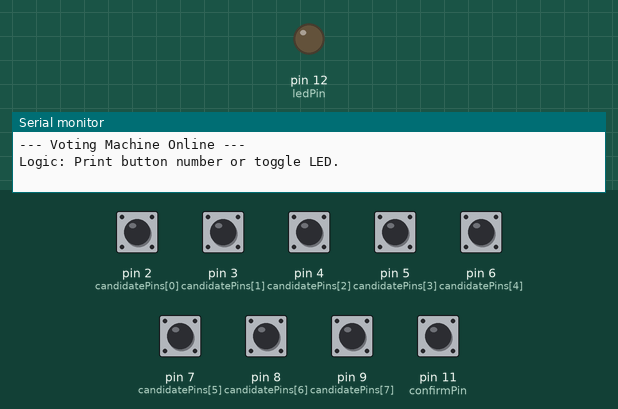
Simulated run of this sketch. Board: Arduino Uno, built with avr-gcc and run on an emulated ATmega328P. Parts: output pins drawn as LEDs (lit = HIGH), the last lines printed to the serial monitor. The test bench sets the inputs (shaded band); at power-on: pin 2 (candidatePins[0]), pin 3 (candidatePins[1]), pin 4 (candidatePins[2]), pin 5 (candidatePins[3]), pin 6 (candidatePins[4]), pin 7 (candidatePins[5]), pin 8 (candidatePins[6]), pin 9 (candidatePins[7]), pin 11 (confirmPin) HIGH.

Above: at 1.2 s.
1.3 s: pin 11 (confirmPin) pulled LOW for 0.15 s
At 2.4 s:
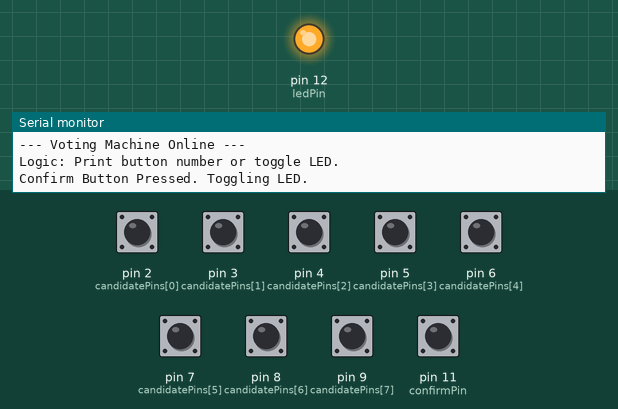
4.5 s: pin 11 (confirmPin) pulled LOW for 1 s
At 5.6 s:
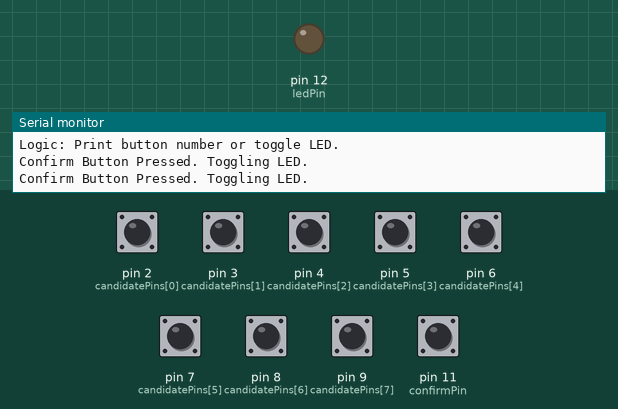
Timing chart, 0 to 7.5 s (numbered marks = the images above; inputs shaded):
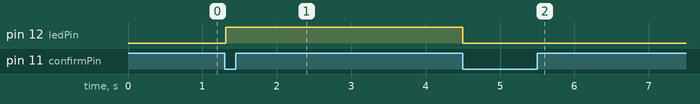

The sketch:

Voting_machine_test.ino
```cpp
/*
  School Voting Machine (New Program)

  This program is based on the pins from your LATEST code:
  - 8 Candidate Buttons: Pins 2-9 (from 'inputPins')
  - 1 Confirmation Button: Pin 11 (from 'confirmBtn')
  - 1 LED: Pin 12 (from 'confirmLed')

  NEW LOGIC:
  1. Pressing a candidate button (2-9) prints its number (1-8) to the Serial Monitor.
  2. Pressing the confirmation button (11) toggles the LED (12) on/off.

  WIRING:
  This code uses INPUT_PULLUP, matching your 'setup()' function.
  - Buttons: Connect one side to the Pin (e.g., 2) and the other side to GND.
*/

// ---===[ Pin Definitions (from your code) ]===---

// The 8 candidate buttons
const int candidatePins[8] = {2, 3, 4, 5, 6, 7, 8, 9};

// The confirmation button
const int confirmPin = 11;

// The LED
const int ledPin = 12;


// ---===[ Global Variables (for state tracking) ]===---

// Stores the last known state of the 8 candidate buttons (for debouncing)
int lastCandidateState[8];

// Stores the last known state of the confirmation button (for debouncing)
int lastConfirmState;

// Stores the current state of the LED (LOW = OFF, HIGH = ON)
int ledState = LOW;


void setup() {
  // Start Serial Monitor
  Serial.begin(9600);
  Serial.println("--- Voting Machine Online ---");
  Serial.println("Logic: Print button number or toggle LED.");

  // Set up the LED pin
  pinMode(ledPin, OUTPUT);
  digitalWrite(ledPin, ledState); // Start with LED off

  // Set up the confirmation button pin (matching your code)
  pinMode(confirmPin, INPUT_PULLUP);
  lastConfirmState = HIGH; // Default state for pullup is HIGH (not pressed)

  // Set up all 8 candidate button pins (matching your code)
  for (int i = 0; i < 8; i++) {
    pinMode(candidatePins[i], INPUT_PULLUP);
    lastCandidateState[i] = HIGH; // Default state is HIGH (not pressed)
  }
}


void loop() {

  // --- 1. Check all 8 candidate buttons ---
  for (int i = 0; i < 8; i++) {
    // Read the button's current state
    int currentState = digitalRead(candidatePins[i]);

    // Check if the button was just pressed (went from HIGH to LOW)
    // This prevents spamming the Serial Monitor while holding the button
    if (currentState == LOW && lastCandidateState[i] == HIGH) {
      Serial.print("Candidate Button Pressed: ");
      // We add 1 to 'i' because arrays start at 0, but buttons are 1-8
      Serial.println(i + 1);
    }

    // Save the current state for the next loop
    lastCandidateState[i] = currentState;
  }


  // --- 2. Check the confirmation button ---
  int currentConfirmState = digitalRead(confirmPin);

  // Check if the button was just pressed (went from HIGH to LOW)
  if (currentConfirmState == LOW && lastConfirmState == HIGH) {
    Serial.println("Confirm Button Pressed. Toggling LED.");

    // This is a simple way to toggle the state
    // If ledState is LOW (0), it becomes HIGH (1).
    // If ledState is HIGH (1), it becomes LOW (0).
    ledState = !ledState;

    // Update the actual LED
    digitalWrite(ledPin, ledState);
  }

  // Save the current state for the next loop
  lastConfirmState = currentConfirmState;


  // A small delay helps with "button bounce" (reading one press as many)
  delay(20);
}
```

Measured:
- after the input at 1.3 s, pin 12 (ledPin): LOW → HIGH at once
- after the input at 4.5 s, pin 12 (ledPin): HIGH → LOW at once
